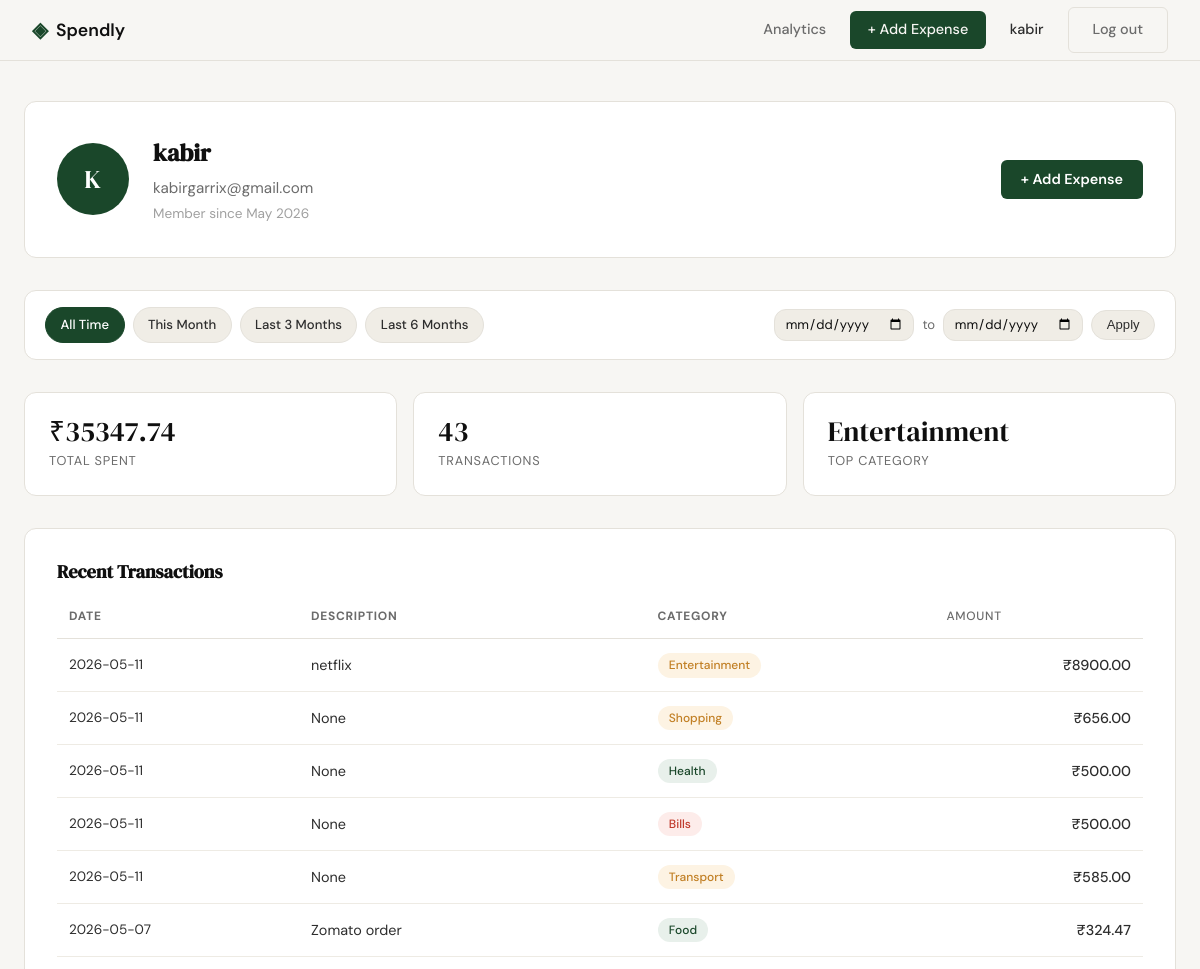
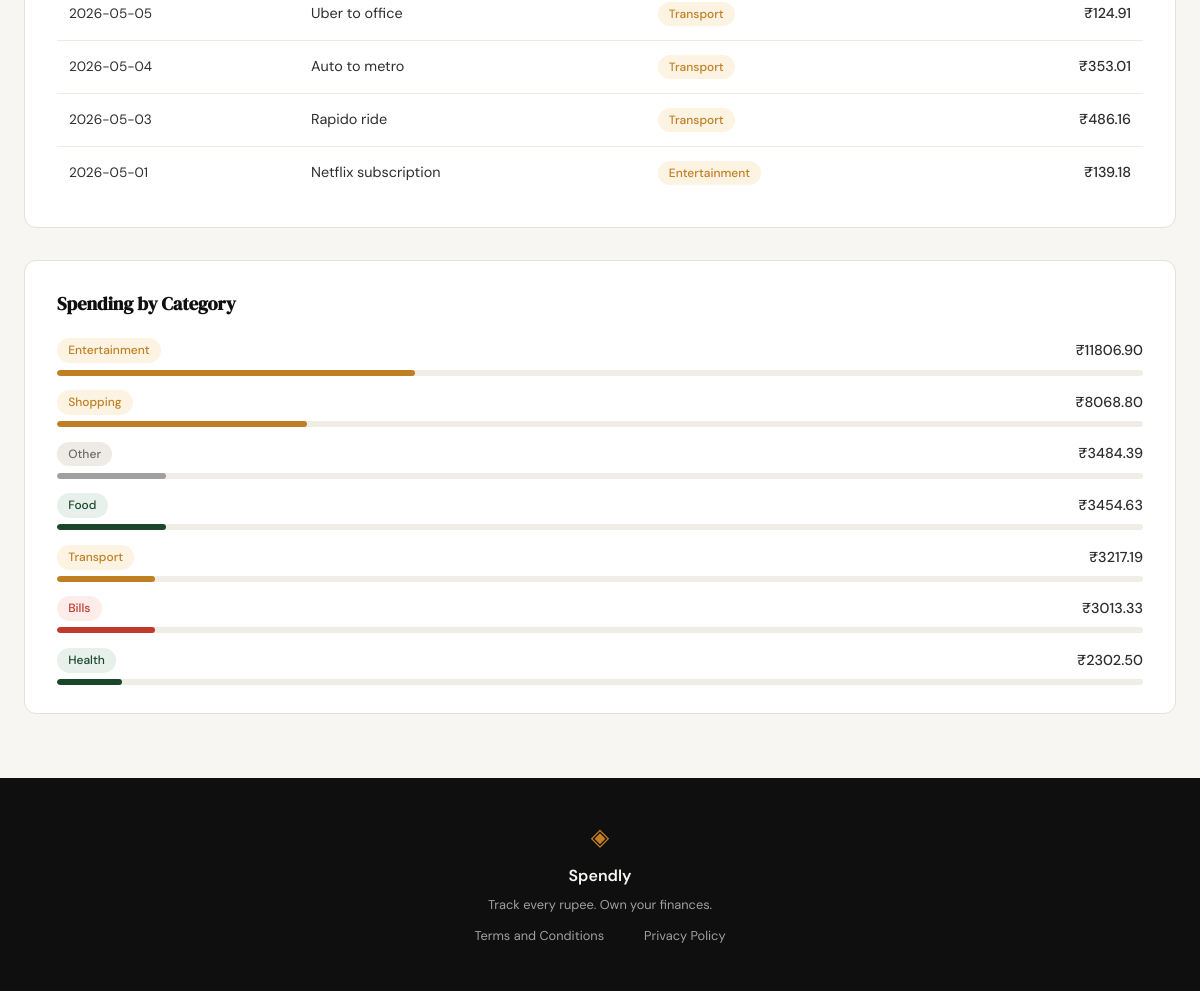
/profile (signed in), run on the app's committed database (2 pictures, top to bottom).
### tables this page shows
CREATE TABLE users (
            id            INTEGER PRIMARY KEY AUTOINCREMENT,
            name          TEXT    NOT NULL,
            email         TEXT    UNIQUE NOT NULL,
            password_hash TEXT    NOT NULL,
            created_at    TEXT    DEFAULT (datetime('now'))
        );

CREATE TABLE expenses (
            id          INTEGER PRIMARY KEY AUTOINCREMENT,
            user_id     INTEGER NOT NULL REFERENCES users(id),
            amount      REAL    NOT NULL,
            category    TEXT    NOT NULL,
            date        TEXT    NOT NULL,
            description TEXT,
            created_at  TEXT    DEFAULT (datetime('now'))
        );

### app.py (the view)
@app.route("/profile")
def profile():
    if not session.get("user_id"):
        return redirect(url_for("login"))
    name = session.get("user_name", "")
    initials = "".join(part[0].upper() for part in name.split() if part)[:2]
    db_user = get_user_by_id(session["user_id"])
    user = {
        "name": name,
        "email": session.get("user_email", ""),
        "member_since": db_user["member_since"] if db_user else "",
        "initials": initials,
    }
    raw_from = request.args.get("date_from", "").strip()
    raw_to = request.args.get("date_to", "").strip()
    date_from = date_to = None
    try:
        if raw_from:
            datetime.datetime.strptime(raw_from, "%Y-%m-%d")
            date_from = raw_from
        if raw_to:
            datetime.datetime.strptime(raw_to, "%Y-%m-%d")
            date_to = raw_to
    except ValueError:
        date_from = date_to = None
    if date_from and date_to and date_from > date_to:
        flash("Start date must be before end date.")
        date_from = date_to = None
    today = datetime.date.today()
    presets = {
        "this_month": (today.replace(day=1).isoformat(), today.isoformat()),
        "last_3_months": ((today - datetime.timedelta(days=90)).isoformat(), today.isoformat()),
        "last_6_months": ((today - datetime.timedelta(days=180)).isoformat(), today.isoformat()),
    }
    active_preset = "all_time"
    if date_from and date_to:
        active_preset = "custom"
        for preset_key, (pf, pt) in presets.items():
            if date_from == pf and date_to == pt:
                active_preset = preset_key
                break
    stats = get_summary_stats(session["user_id"], date_from, date_to)
    transactions = get_recent_transactions(session["user_id"], date_from=date_from, date_to=date_to)
    categories = get_category_breakdown(session["user_id"], date_from, date_to)
    return render_template("profile.html", user=user, stats=stats,
                           transactions=transactions, categories=categories,
                           date_from=date_from, date_to=date_to,
                           presets=presets, active_preset=active_preset)

### database/db.py (called while the page is built)
def get_db():
    if 'db' not in g:
        db_path = current_app.config.get('DATABASE', 'spendly.db')
        g.db = sqlite3.connect(db_path)
        g.db.row_factory = sqlite3.Row
        g.db.execute('PRAGMA foreign_keys = ON')
    return g.db

### database/queries.py (called while the page is built)
def get_user_by_id(user_id):
    row = get_db().execute('SELECT * FROM users WHERE id = ?', (user_id,)).fetchone()
    if row is None:
        return None
    try:
        member_since = datetime.strptime(row["created_at"][:10], "%Y-%m-%d").strftime("%B %Y")
    except (ValueError, TypeError):
        member_since = row["created_at"]
    return {"name": row["name"], "email": row["email"], "member_since": member_since}

def get_recent_transactions(user_id, limit=10, date_from=None, date_to=None):
    use_date = date_from and date_to
    date_clause = " AND date BETWEEN ? AND ?" if use_date else ""
    params = [user_id] + ([date_from, date_to] if use_date else []) + [limit]
    rows = get_db().execute(
        'SELECT date, description, category, amount FROM expenses '
        'WHERE user_id = ?' + date_clause + ' ORDER BY date DESC LIMIT ?',
        params
    ).fetchall()
    return [dict(r) for r in rows]

def get_summary_stats(user_id, date_from=None, date_to=None):
    db = get_db()
    use_date = date_from and date_to
    date_clause = " AND date BETWEEN ? AND ?" if use_date else ""
    params = (user_id, date_from, date_to) if use_date else (user_id,)
    row = db.execute(
        'SELECT COALESCE(SUM(amount), 0) AS total_spent, COUNT(*) AS transaction_count '
        'FROM expenses WHERE user_id = ?' + date_clause,
        params
    ).fetchone()
    top = db.execute(
        'SELECT category FROM expenses WHERE user_id = ?' + date_clause +
        ' GROUP BY category ORDER BY SUM(amount) DESC LIMIT 1',
        params
    ).fetchone()
    return {
        "total_spent": row["total_spent"],
        "transaction_count": row["transaction_count"],
        "top_category": top["category"] if top else "—",
    }

### templates/profile.html (shortened to what this page needs)
{% extends "base.html" %}
{% block head %}
    <link rel="stylesheet" href="{{ url_for('static', filename='css/profile.css') }}">
{% endblock %}
{% block content %}
<div class="profile-container">
    <div class="profile-header">
        <div class="avatar">{{ user.initials }}</div>
        <div class="profile-meta">
            <h1 class="profile-name">{{ user.name }}</h1>
            <p class="profile-email">{{ user.email }}</p>
            <p class="profile-since">Member since {{ user.member_since }}</p>
        </div>
        <a href="{{ url_for('add_expense') }}" class="btn-add-expense profile-add-btn">+ Add Expense</a>
    </div>
    <div class="filter-bar">
        <div class="filter-presets">
            <a href="{{ url_for('profile') }}"
               class="filter-btn{% if active_preset == 'all_time' %} filter-btn--active{% endif %}">All Time</a>
            <a href="{{ url_for('profile', date_from=presets.this_month[0], date_to=presets.this_month[1]) }}"
               class="filter-btn{% if active_preset == 'this_month' %} filter-btn--active{% endif %}">This Month</a>
            <a href="{{ url_for('profile', date_from=presets.last_3_months[0], date_to=presets.last_3_months[1]) }}"
               class="filter-btn{% if active_preset == 'last_3_months' %} filter-btn--active{% endif %}">Last 3 Months</a>
            <a href="{{ url_for('profile', date_from=presets.last_6_months[0], date_to=presets.last_6_months[1]) }}"
               class="filter-btn{% if active_preset == 'last_6_months' %} filter-btn--active{% endif %}">Last 6 Months</a>
        </div>
        <form class="filter-custom" method="get" action="{{ url_for('profile') }}">
            <input type="date" name="date_from" value="{{ date_from or '' }}">
            <span class="filter-sep">to</span>
            <input type="date" name="date_to" value="{{ date_to or '' }}">
            <button type="submit" class="filter-btn">Apply</button>
        </form>
    </div>
    <div class="stats-row">
        <div class="stat-card">
            <span class="stat-value">₹{{ "%.2f"|format(stats.total_spent) }}</span>
            <span class="stat-label">Total Spent</span>
        </div>
        <div class="stat-card">
            <span class="stat-value">{{ stats.transaction_count }}</span>
            <span class="stat-label">Transactions</span>
        </div>
        <div class="stat-card">
            <span class="stat-value">{{ stats.top_category }}</span>
            <span class="stat-label">Top Category</span>
        </div>
    </div>
    <section class="profile-section">
        <h2 class="section-title">Recent Transactions</h2>
        <div class="table-wrapper">
            <table class="transactions-table">
                <thead>
                    <tr>
                        <th>Date</th>
                        <th>Description</th>
                        <th>Category</th>
                        <th class="col-amount">Amount</th>
                    </tr>
                </thead>
                <tbody>
                    {% if transactions %}
                    {% for tx in transactions %}
                    <tr>
                        <td class="col-date">{{ tx.date }}</td>
                        <td>{{ tx.description }}</td>
                        <td><span class="badge badge-{{ tx.category|lower }}">{{ tx.category }}</span></td>
                        <td class="col-amount">₹{{ "%.2f"|format(tx.amount) }}</td>
                    </tr>
                    {% endfor %}
                    {% else %}
                    <tr><td colspan="4" class="empty-state">No transactions found for this period.</td></tr>
                    {% endif %}
                </tbody>
            </table>
        </div>
    </section>
    <section class="profile-section">
        <h2 class="section-title">Spending by Category</h2>
        {% if categories %}
        <ul class="category-list">
            {% for cat in categories %}
            <li class="category-row">
                <div class="category-info">
                    <span class="badge badge-{{ cat.name|lower }}">{{ cat.name }}</span>
                    <span class="category-total">₹{{ "%.2f"|format(cat.total) }}</span>
                </div>
                <div class="progress-bar-track">
                    <div class="progress-bar-fill badge-{{ cat.name|lower }}" style="--pct: {{ cat.percentage }}%"></div>
                </div>
            </li>
            {% endfor %}
        </ul>
        {% else %}
        <p class="empty-state">No spending data for this period.</p>
        {% endif %}
    </section>
</div>
{% endblock %}

### templates/base.html (shortened to what this page needs)
<!DOCTYPE html>
<html lang="en">
<head>
    <link rel="stylesheet" href="{{ url_for('static', filename='css/style.css') }}">
    {% block head %}{% endblock %}
</head>
<body>
    <nav class="navbar">
        <div class="nav-inner">
            <a href="{{ url_for('landing') }}" class="nav-brand">
                <span class="brand-icon">◈</span>
                <span class="brand-name">Spendly</span>
            </a>
            <div class="nav-links">
                {% if session.get("user_id") %}
                    <a href="{{ url_for('analytics') }}" class="{% if request.endpoint == 'analytics' %}nav-active{% endif %}">Analytics</a>
                    <a href="{{ url_for('add_expense') }}" class="nav-add-btn">+ Add Expense</a>
                    <span class="nav-username">{{ session.get("user_name") }}</span>
                    <a href="{{ url_for('logout') }}" class="btn-ghost">Log out</a>
                {% else %}
                    <a href="{{ url_for('login') }}">Sign in</a>
                    <a href="{{ url_for('register') }}" class="nav-cta">Get started</a>
                {% endif %}
            </div>
        </div>
    </nav>
    <main class="main-content">
        {% block content %}{% endblock %}
    </main>
    <footer class="footer">
        <div class="footer-inner">
            <span class="brand-icon">◈</span>
            <span class="footer-name">Spendly</span>
            <p class="footer-copy">Track every rupee. Own your finances.</p>
            <div class="footer-links">
                <a href="/terms">Terms and Conditions</a><br>
                <a href="/privacy">Privacy Policy</a>
            </div>
        </div>
    </footer>
</body>
</html>

### static/css/style.css (style rules this page uses)
:root { --ink: #0f0f0f; --ink-soft: #2d2d2d; --ink-muted: #6b6b6b; --ink-faint: #a0a0a0; --paper: #f7f6f3; --paper-warm: #f0ede6; --paper-card: #ffffff; --accent: #1a472a; --accent-light: #e8f0eb; --accent-2: #c17f24; --accent-2-light: #fdf3e3; --danger: #c0392b; --danger-light: #fdecea; --border: #e4e1da; --border-soft: #eeebe4; --font-display: 'DM Serif Display', Georgia, serif; --font-body: 'DM Sans', system-ui, sans-serif; --max-width: 1200px; --auth-width: 440px; --radius-sm: 6px; --radius-md: 12px; --radius-lg: 20px; }
*, *::before, *::after { box-sizing: border-box; margin: 0; padding: 0; }
html { font-size: 16px; scroll-behavior: smooth; }
body { background: var(--paper); color: var(--ink); font-family: var(--font-body); font-size: 1rem; line-height: 1.6; -webkit-font-smoothing: antialiased; }
a { color: inherit; text-decoration: none; }
.navbar { position: sticky; top: 0; z-index: 100; background: var(--paper); border-bottom: 1px solid var(--border); padding: 0 2rem; }
.nav-inner { max-width: var(--max-width); margin: 0 auto; height: 60px; display: flex; align-items: center; justify-content: space-between; }
.nav-brand { display: flex; align-items: center; gap: 0.5rem; font-family: var(--font-body); font-weight: 600; font-size: 1.1rem; color: var(--ink); }
.brand-icon { color: var(--accent); font-size: 1.3rem; }
.brand-name { color: var(--ink); }
.nav-links { display: flex; align-items: center; gap: 1.5rem; font-size: 0.9rem; font-weight: 500; }
.nav-links a { color: var(--ink-muted); transition: color 0.2s; }
.main-content { min-height: calc(100vh - 60px - 100px); }
.btn-ghost { display: inline-block; background: transparent; color: var(--ink-soft); padding: 0.65rem 1.5rem; border-radius: var(--radius-sm); font-size: 0.9rem; font-weight: 500; border: 1px solid var(--border); transition: all 0.2s; text-decoration: none; }
.footer { background: var(--ink); color: var(--paper); padding: 2.5rem 2rem; text-align: center; }
.footer-inner { display: flex; flex-direction: column; align-items: center; gap: 0.4rem; }
.footer .brand-icon { color: var(--accent-2); font-size: 1.5rem; }
.footer-name { font-weight: 600; font-size: 1rem; }
.footer-copy { font-size: 0.8rem; color: var(--ink-faint); }
.footer-links { display: flex; gap: 1.25rem; margin-top: 0.25rem; }
.footer-links a { font-size: 0.8rem; color: var(--ink-faint); transition: color 0.2s; }
.nav-add-btn { background: var(--accent) !important; color: var(--paper) !important; padding: 0.45rem 1.1rem; border-radius: var(--radius-sm); transition: background 0.2s !important; }

### data on the page
users: get "kabir", name "kabir", email "kabirgarrix@gmail.com"
expenses: date "2026-05-11", description "netflix", category "Entertainment", amount "8900.00"
expenses: date "2026-05-11", description "None", category "Shopping", amount "656.00"
expenses: date "2026-05-11", description "None", category "Health", amount "500.00"
expenses: date "2026-05-11", description "None", category "Bills", amount "500.00"
expenses: date "2026-05-11", description "None", category "Transport", amount "585.00"
expenses: date "2026-05-07", description "Zomato order", category "Food", amount "324.47"
expenses: date "2026-05-05", description "Uber to office", category "Transport", amount "124.91"
expenses: date "2026-05-04", description "Auto to metro", category "Transport", amount "353.01"
expenses: date "2026-05-03", description "Rapido ride", category "Transport", amount "486.16"
expenses: date "2026-05-01", description "Netflix subscription", category "Entertainment", amount "139.18"

### other printed values
{{ user.initials }} "K"
{{ user.member_since }} "May 2026"
{{ "%.2f"|format(stats.total_spent) }} "35347.74"
{{ stats.transaction_count }} "43"
{{ stats.top_category }} "Entertainment"
{{ cat.name }} "Entertainment" "Shopping" "Other" "Food" "Transport" "Bills" "Health"
{{ "%.2f"|format(cat.total) }} "11806.90" "8068.80" "3484.39" "3454.63" "3217.19" "3013.33" "2302.50"
